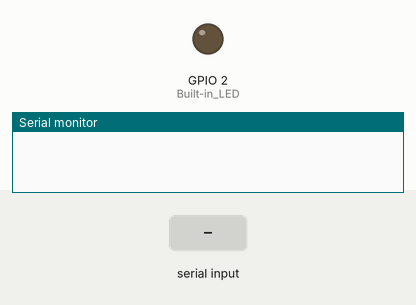
Recording of a sketch running on a simulated ESP32. Shown: output pins drawn as LEDs (lit = HIGH), the last lines printed to the serial monitor. The inputs (shaded band) are chosen by the test bench.

Above: at 1.2 s.
1.3 s: "1" received over Serial
At 1.6 s:
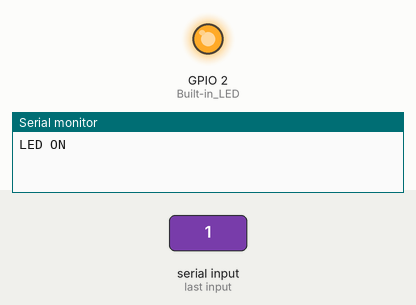
2.8 s: "0" received over Serial
At 3.9 s:
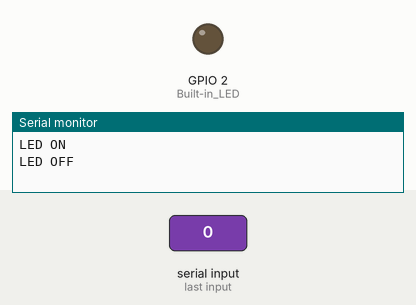
Timing chart, 0 to 5.8 s (numbered marks = the images above; inputs shaded):
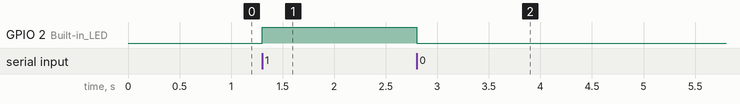

The sketch:

m1_intro.ino
```cpp
void setup() {
  Serial.begin(115200);

  pinMode(2, OUTPUT);   // Built-in LED (Most ESP32 DevKit V1 boards)
  digitalWrite(2, LOW);
}

void loop() {
  if (Serial.available()) {
    char c = Serial.read();

    if (c == '1') {
      digitalWrite(2, HIGH);
      Serial.println("LED ON");
    }

    if (c == '0') {
      digitalWrite(2, LOW);
      Serial.println("LED OFF");
    }
  }
}
```

Measured:
- after the input at 1.3 s, GPIO 2 (Built-in_LED): LOW → HIGH at once
- after the input at 2.8 s, GPIO 2 (Built-in_LED): HIGH → LOW at once
